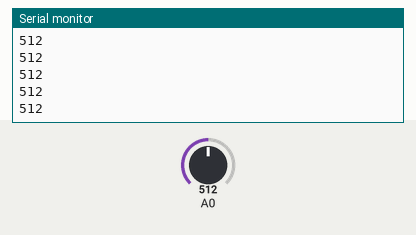
Recording of a sketch running on a simulated Arduino Uno, built with avr-gcc and run on an emulated ATmega328P. Parts: the last lines printed to the serial monitor. The test bench sets the inputs (shaded band); at power-on: A0 = 512.

Above: at 1.2 s.
1.3 s: A0 set to 716
At 2.3 s:
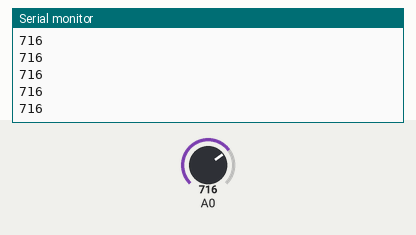
2.8 s: A0 set to 900
At 3.3 s:
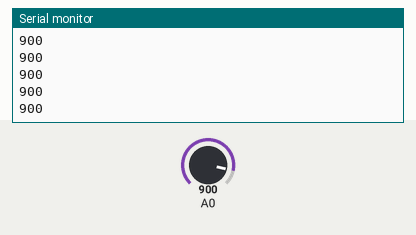
Timing chart, 0 to 5.8 s (numbered marks = the images above; inputs shaded):
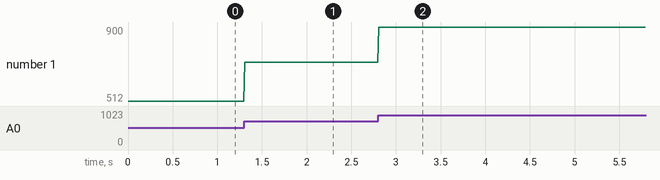

The sketch:

PhotoResistor.ino
```cpp
void setup() {
  // put your setup code here, to run once:
  Serial.begin(9600);
}

void loop()
{
  int sensorValue=analogRead(0);
  Serial.println(sensorValue);
  delay(10);
}
```

Measured:
- after the input at 1.3 s, the serial monitor: prints a new line at once (image 1)
- after the input at 2.8 s, the serial monitor: prints a new line at once (image 2)
- plotted number 1: 512 → 716 after the input at 1.3 s, 716 → 900 after the input at 2.8 s
